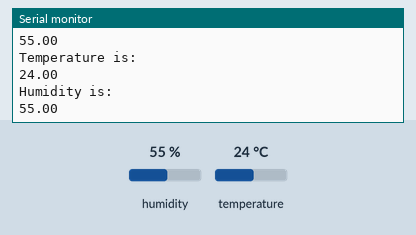
The sketch below on a simulated ESP8266 (NodeMCU). Parts: the last lines printed to the serial monitor. The inputs (shaded band) are chosen by the test bench; at power-on: humidity 55 %, temperature 24 °C. WiFi joins after 1.5 s; servers stay silent unless stated; no MQTT or app messages arrive unless stated.

Above: at 2.7 s.
2.8 s: humidity set to 22 %
At 4.1 s:
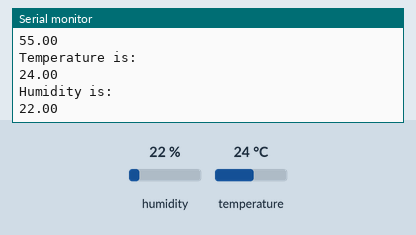
4.3 s: temperature set to 12 °C
At 5.1 s:
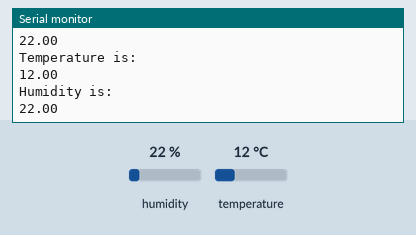
5.8 s: humidity set to 40 %
At 7.2 s:
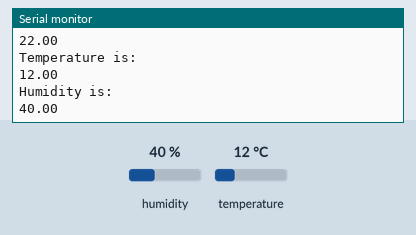
Timing chart, 0 to 8.8 s (numbered marks = the images above; inputs shaded):
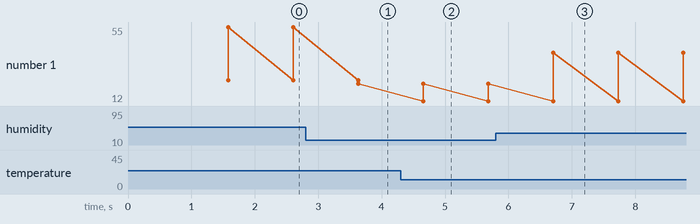

Measured:
- after the input at 2.8 s, the serial monitor: prints a new line after 0.83 s (image 1)
- after the input at 4.3 s, the serial monitor: prints a new line after 0.36 s (image 2)
- after the input at 5.8 s, the serial monitor: prints a new line after 0.91 s (image 3)
- plotted number 1: 55 → 22 after the input at 2.8 s, 22 → 40 after the input at 5.8 s

The sketch:

MQTT_Client_Publish.ino
```cpp
#include <ESP8266WiFi.h>
#include <MQTTClient.h>
#include "dht.h"
dht DHT;
const char* ssid     = "Aditi";
const char* password = "aditi12345";
WiFiClient WiFiclient;
MQTTClient MQTTclient;

void connectMQTTBroker();//connect client with broker

void setup() {
  Serial.begin(9600);
  Serial.print("Connecting to ");
  Serial.println(ssid);
  WiFi.begin(ssid, password);
  while (WiFi.status() != WL_CONNECTED) {
    delay(500);
    Serial.print(".");
  }
  Serial.println(" WiFi Connected");
  Serial.print("IP address: ");
  Serial.println(WiFi.localIP());

  Serial.print("connecting to MQTT broker...");
  MQTTclient.begin("broker.shiftr.io", WiFiclient);
  connectMQTTBroker();//call
}

void connectMQTTBroker() { //connect to broker
  while (!MQTTclient.connect("aditi", "try", "try")){//client name,username,password {
    Serial.print(".");
  }
  Serial.println("connected");
}

void loop() {
  MQTTclient.loop();//handle network packets
  if(!MQTTclient.connected()) {//if not connected
    connectMQTTBroker();//try to connect
  }
  DHT.read11(D7); //data read every second

  String temp = (String)DHT.temperature;
  String humidity = (String)DHT.humidity;

  Serial.println("Temperature is: ");
  Serial.println(DHT.temperature);
  Serial.println("Humidity is: ");
  Serial.println(DHT.humidity);
  MQTTclient.publish("Topic_Temp_Adi", (String)temp); //topic and value
  MQTTclient.publish("Topic_Humidity_Adi", (String)humidity);
  delay(1000);
}
```
